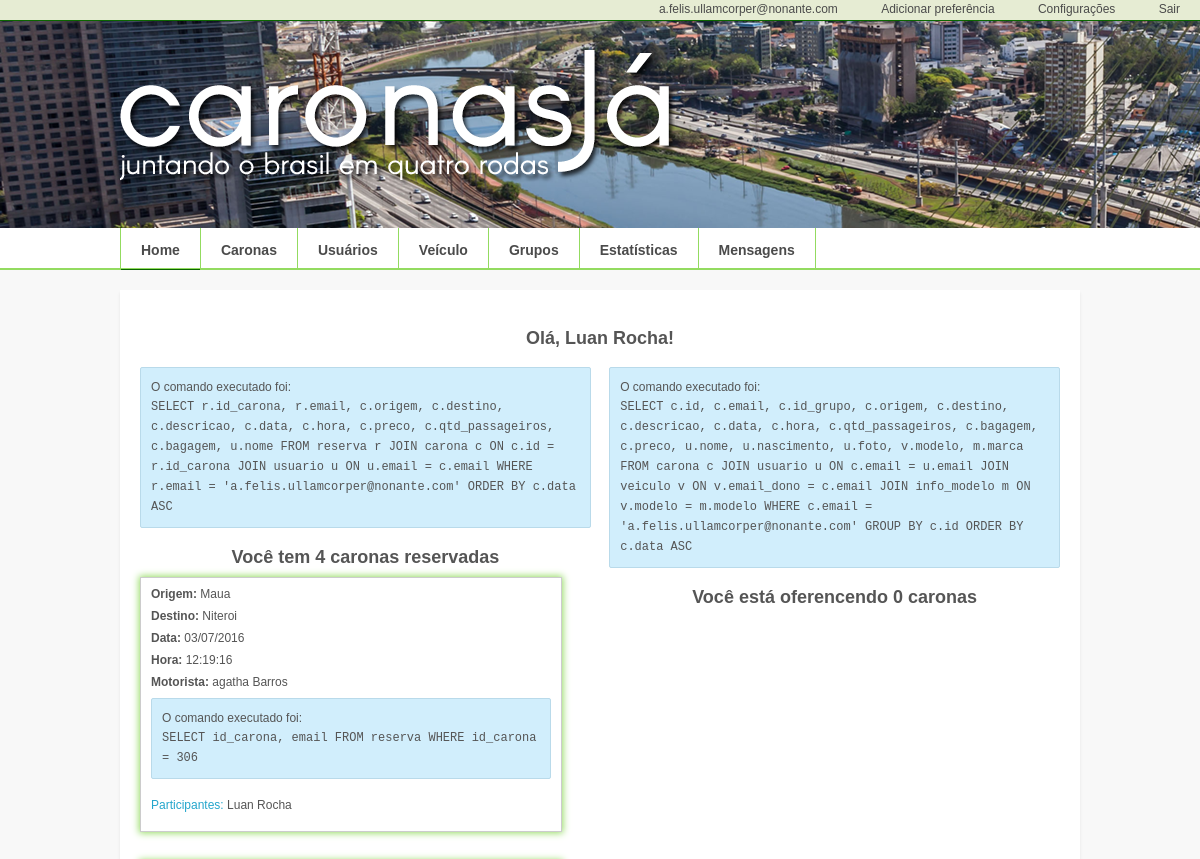
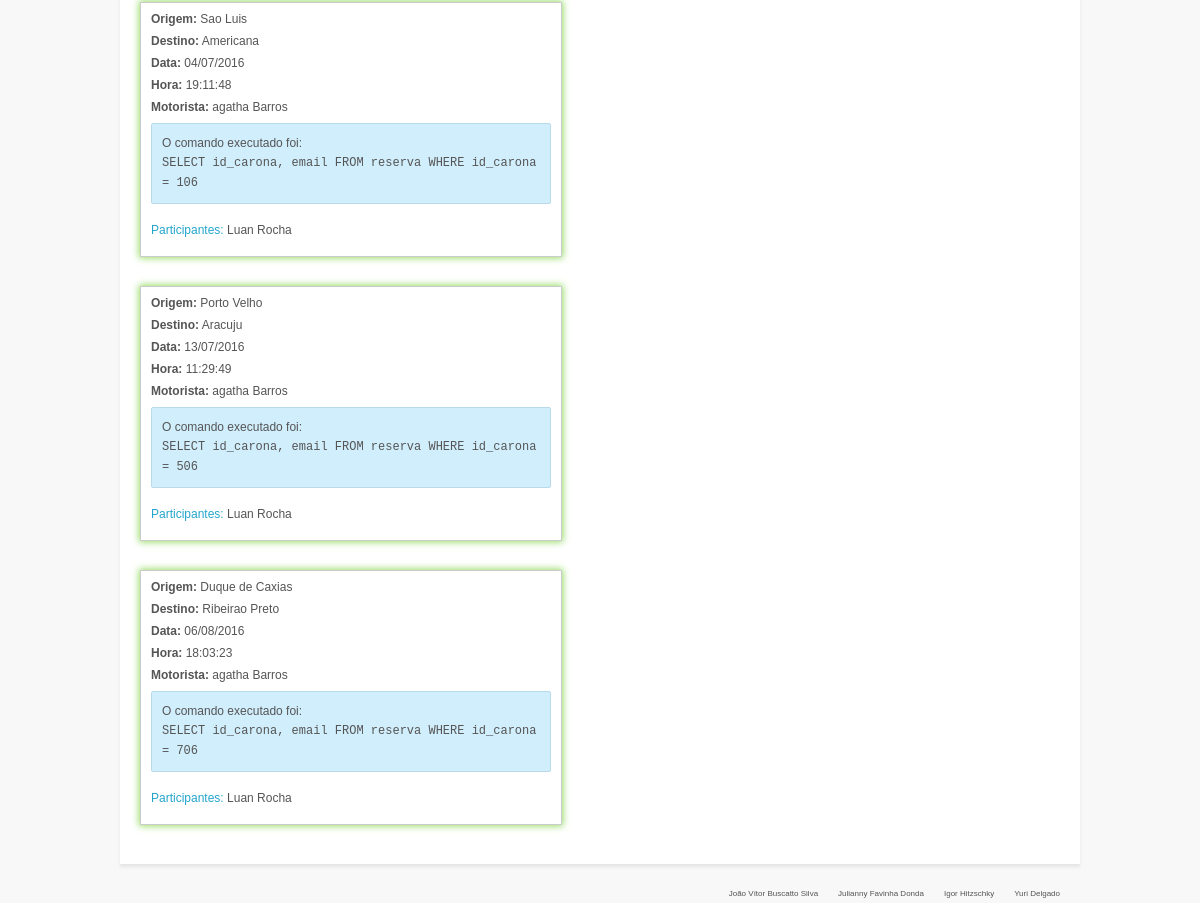
Page /Home (signed in) on the committed database (2 pictures, top to bottom).
### tables this page shows
CREATE TABLE usuario (
	email			VARCHAR(100) NOT NULL,
	senha			CHAR(64) COMMENT "Senha criptografada em 64 bytes",
foto			VARCHAR(255) COMMENT "Caminho do arquivo da foto",
	nome			VARCHAR(50),
	genero			CHAR(1),
	nascimento		DATE,
	celular			VARCHAR(14),
	PRIMARY KEY 		(email)
);

CREATE TABLE reserva (
	email			VARCHAR(100) NOT NULL,
	id_carona		INT  NOT NULL,
	PRIMARY KEY		(email, id_carona),
	FOREIGN KEY		(email)
REFERENCES usuario (email)  ON DELETE CASCADE ON UPDATE CASCADE,
	FOREIGN KEY (id_carona)
REFERENCES carona (id)  ON DELETE CASCADE ON UPDATE CASCADE
);

CREATE TABLE carona (
	id			INT NOT NULL  AUTO_INCREMENT,
	email			VARCHAR(100) NOT NULL,
	id_grupo			INT,
	origem			VARCHAR(50) NOT NULL,
	destino			VARCHAR(50) NOT NULL,
	descricao		TEXT,
	data			DATE NOT NULL,
	hora			TIME NOT NULL,
	qtd_passageiros		INT NOT NULL,
	bagagem			CHAR(1) COMMENT "Pequena, Média ou Grande",
	preco			FLOAT(5,2),
	PRIMARY KEY		(id, email),
	FOREIGN KEY		(email)
REFERENCES usuario (email)  ON DELETE CASCADE ON UPDATE CASCADE,
	FOREIGN KEY		(id_grupo)
REFERENCES	grupo (id)  ON DELETE CASCADE ON UPDATE CASCADE
);

### protected/libs/DBOp.php (called while the page is built, shortened)
<?php
	class DBOp extends SiteHandler {
		public $con;
		private function connect($host, $user, $pass, $db) {
			try {
				$this->con = new mysqli($host, $user, $pass, $db);
			} catch (Exception $e ) {
				parent::getAlert('Falha na conexao. Verfique se os dados estao corretos.');
			}
		}
		public function checkConnection() {
			if($this->con->ping()) {
				return true;
			} else {
				return false;
			}
		}
	}
?>

### protected/classes/Usuario.php (called while the page is built, shortened)
<?php
	class Usuario extends DBOp {
		public static function tableName() {
			return 'usuario';
		}
		public static function getFields() {
			return 'u.email, u.nome, u.genero, u.nascimento, u.foto, u.celular';
		}
		public function findByEmail($email){
			if (parent::checkConnection()) {
				$query = "SELECT ".self::getFields()." FROM ".self::tableName()." u WHERE email = ?";
				if($stmt = $this->con->prepare($query)) {
					$stmt->bind_param('s', $email);
					$stmt->execute();
					$stmt->store_result();
					$stmt->bind_result($email, $nome, $genero, $nascimento, $foto, $celular);
					$rows = array();
					if($stmt->num_rows == 1) {
						while($row = $stmt->fetch()) {
							$rows = array(
								'email' => $email,
								'nome' => $nome,
								'genero' => $genero,
								'nascimento' => $nascimento,
								'foto' => $foto,
								'celular' => $celular
								);
						}
						return $rows;
					} else {
						$this->rows = 0;
						return $rows;
					}
				} else {
					return false;
				}
			} else {
				parent::getMsg('error', 'Não existe uma conexão com o banco. Inicialize uma antes de realizar essa operação.');
				return false;
			}
		}
	}
?>

### protected/classes/Reserva.php (called while the page is built, shortened)
<?php
	class Reserva extends DBOp {
		public static $query;
		public static function tableName() {
			return 'reserva';
		}
		public function findById($id_carona) {
			if(parent::checkConnection()) {
				$query = "SELECT id_carona, email FROM ".self::tableName(). " WHERE id_carona = ?";
				self::$query = "SELECT id_carona, email FROM ".self::tableName()." WHERE id_carona = $id_carona";
				if($stmt = $this->con->prepare($query)) {
					$stmt->bind_param('i', $id_carona);
					$stmt->execute();
					$stmt->store_result();
					$stmt->bind_result($id, $email);
					$rows = array();
					if($stmt->num_rows >= 1) {
						while($row = $stmt->fetch()) {
							$rows[] = array(
								'id' => $id,
								'email_passageiro' => $email
								);
						}
						return $rows;
					} else {
						$this->rows = 0;
						return $rows;
					}
				} else {
					return false;
				}
			} else {
				parent::getMsg('error', 'Não existe uma conexão com o banco. Inicialize uma antes de realizar essa operação.');
				return false;
			}
		}
		public function findByEmail($email_passageiro) {
			if(parent::checkConnection()) {
				$query = "SELECT r.id_carona, r.email, c.origem, c.destino, c.descricao, c.data, c.hora, c.preco, c.qtd_passageiros, c.bagagem, u.nome FROM ".self::tableName(). " r JOIN carona c ON c.id = r.id_carona JOIN usuario u ON u.email = c.email WHERE r.email = ? ORDER BY c.data ASC";
				self::$query = "SELECT r.id_carona, r.email, c.origem, c.destino, c.descricao, c.data, c.hora, c.preco, c.qtd_passageiros, c.bagagem, u.nome FROM ".self::tableName()." r JOIN carona c ON c.id = r.id_carona JOIN usuario u ON u.email = c.email WHERE r.email = '$email_passageiro' ORDER BY c.data ASC";
				if($stmt = $this->con->prepare($query)) {
					$stmt->bind_param('s', $email_passageiro);
					$stmt->execute();
					$stmt->store_result();
					$stmt->bind_result($id, $email, $origem, $destino, $descricao, $data, $hora, $preco, $qtd_passageiros, $bagagem, $motorista);
					$rows = array();
					if($stmt->num_rows >= 1) {
						$this->rows = $stmt->num_rows;
						while($row = $stmt->fetch()) {
							$rows[] = array(
								'id' => $id,
								'email_passageiro' => $email,
								'origem' => $origem,
								'destino' => $destino,
								'descricao' => $descricao,
								'data' => $data,
								'hora' => $hora,
								'preco' => $preco,
								'qtd_passageiros' => $qtd_passageiros,
								'bagagem' => $bagagem,
								'motorista' => $motorista
								);
						}
						return $rows;
					} else {
						$this->rows = 0;
						return $rows;
					}
				} else {
					echo self::$query;
					return false;
				}
			} else {
				parent::getMsg('error', 'Não existe uma conexão com o banco. Inicialize uma antes de realizar essa operação.');
				return false;
			}
		}
	}
?>

### protected/classes/Carona.php (called while the page is built, shortened)
<?php
	class Carona extends DBOp {
		public static function tableName() {
			return 'carona';
		}
		public static function getFields() {
			return "c.id, c.email, c.id_grupo, c.origem, c.destino, c.descricao, c.data, c.hora, c.qtd_passageiros, c.bagagem, c.preco, u.nome, u.nascimento, u.foto, v.modelo, m.marca";
		}
		public function findByEmail($email_motorista) {
			if(parent::checkConnection()) {
				$query = "SELECT ".self::getFields()." FROM ".self::tableName(). " c JOIN usuario u ON c.email = u.email JOIN veiculo v ON v.email_dono = c.email JOIN info_modelo m ON v.modelo = m.modelo WHERE c.email = ? GROUP BY c.id ORDER BY c.data ASC";
				if($stmt = $this->con->prepare($query)) {
					$stmt->bind_param('s', $email_motorista);
					$stmt->execute();
					$stmt->store_result();
					$stmt->bind_result($id, $email, $id_grupo, $origem, $destino, $descricao, $data, $hora, $qtd_passageiros, $bagagem, $preco, $nome, $nascimento, $foto, $modelo, $marca);
					$rows = array();
					if($stmt->num_rows >= 1) {
						$this->rows = $stmt->num_rows;
						while($row = $stmt->fetch()) {
							$rows[] = array(
								'id' => $id,
								'email_dono' => $email,
								'id_grupo' => $id_grupo,
								'origem' => $origem,
								'destino' => $destino,
								'descricao' => $descricao,
								'data' => $data,
								'hora' => $hora,
								'qtd_passageiros' => $qtd_passageiros,
								'bagagem' => $bagagem,
								'preco' => $preco,
								'nome' => $nome,
								'nascimento' => $nascimento,
								'foto' => $foto,
								'modelo' => $modelo,
								'marca' => $marca,
								);
						}
						return $rows;
					} else {
						$this->rows = 0;
						return $rows;
					}
				} else {
					return false;
				}
			} else {
				parent::getMsg('error', 'Não existe uma conexão com o banco. Inicialize uma antes de realizar essa operação.');
				return false;
			}
		}
	}
?>

### app/pages/home.php (the view, shortened to what this page needs)
<?php
$usuario = new Usuario;
$listaUsuario = $usuario->findByEmail($_SESSION['email']);
$reserva = new Reserva;
$listaRes = $reserva->findByEmail($_SESSION['email']);
$carona = new Carona;
?>
<br>
<div>
<h2>Olá, <?= $listaUsuario['nome'] ?>!</h2>
<br>
</div>
<div class="lefloat">
	<?php 	SiteHandler::getQueryAlert(Reserva::$query); ?>
	<h2>Você tem <?= $reserva->rows ?> caronas reservadas</h2>
	<div class = "search-results lefloat">
		<?php
		foreach($listaRes as $itemRes) {
		$participantes = $reserva->findByID($itemRes['id'])
		?>
		<div class = "card">
		<p><strong>Origem:</strong> <?= $itemRes['origem'] ?></p>
		<p><strong>Destino:</strong> <?= $itemRes['destino'] ?></p>
		<p><strong>Data:</strong> <?= SiteHandler::formatData($itemRes['data']) ?></p>
		<p><strong>Hora:</strong> <?= $itemRes['hora'] ?></p>
		<p><strong>Motorista:</strong> <?= $itemRes['motorista'] ?></p>
		<p> <a href="<?= PATH_HREF ?>listaUsuarios/carona=<?= $itemRes['id'] ?>">Participantes:</a>
		<?php
		for($i = 0; $i < (count($participantes) - 1); ++$i) { ?>
			<?= $usuario->findByEmail($participantes[$i]['email_passageiro'])['nome'] ?>,
		<?php } ?>
		<?= $usuario->findByEmail($participantes[$i]['email_passageiro'])['nome'] ?> </p>
		</div>
		<br>
	<?php
	}
	?>
	</div>
</div>
<div class="rifloat">
	<h2>Você está oferencendo <?= $carona->rows ?> caronas</h2>
</div>

### protected/classes/SiteHandler.php (shortened to what this page needs)
<?php
	class SiteHandler {
		public static function getAlert($message, $type='error') {
			switch($type) {
				case 'advise':
					echo '<div class="alert adviseMsg">'.$message.'</div>';
					break;
			}
		}
		public static function getQueryAlert($query) {
			self::getAlert("O comando executado foi:<br> <span class=\"query\">".$query . "</span>", 'advise');
		}
		public static function formatData($data) {
			return date("d/m/Y", strtotime($data));
		}
	}
?>

### app/css/style.css (style rules this page uses)
* { margin: 0; padding: 0; border: none; outline: none; }
html { height: 101%; }
body { font-family: "Lucida Sans", "Lucida Grande", Helvetica, Arial, sans-serif; color: #555; font-size: 12px; background: #F8F8F8; line-height: 19px; }
body a { color: #24A6CC; text-decoration: none; }
body p { margin-bottom: 10px; }
.alert { padding: 10px; border-radius: 2px; margin-bottom: 20px; box-sizing: border-box; }
.adviseMsg { float: left; width: 100%; background: #d1eefc; border: 1px solid #b9daea; }
.query { font-family: "Courier New"; }
.lefloat { float: left; width: 49%; }
.rifloat { float: right; width: 49%; }
.search-results { padding: 0px; margin : 0; }
.card { width:400px; border: 1px solid #CCC; padding:10px 10px 10px 10px; margin-top:10px; box-shadow: 0 0 7px 1px #93DB60; }
.card p { line-height:12px; }
h2 { text-align:center; }

### rows in the picture
usuario: nome "Luan Rocha"
reserva: carona.origem "Maua", carona.destino "Niteroi", carona.data "03/07/2016", carona.hora "12:19:16", usuario.nome "agatha Barros", message "O comando executado foi: SELECT id_carona, email FROM reserva WHERE id_carona = 306", findByEmail "Luan Rocha"
reserva: carona.origem "Sao Luis", carona.destino "Americana", carona.data "04/07/2016", carona.hora "19:11:48", usuario.nome "agatha Barros", message "O comando executado foi: SELECT id_carona, email FROM reserva WHERE id_carona = 106", findByEmail "Luan Rocha"
reserva: carona.origem "Porto Velho", carona.destino "Aracuju", carona.data "13/07/2016", carona.hora "11:29:49", usuario.nome "agatha Barros", message "O comando executado foi: SELECT id_carona, email FROM reserva WHERE id_carona = 506", findByEmail "Luan Rocha"
reserva: carona.origem "Duque de Caxias", carona.destino "Ribeirao Preto", carona.data "06/08/2016", carona.hora "18:03:23", usuario.nome "agatha Barros", message "O comando executado foi: SELECT id_carona, email FROM reserva WHERE id_carona = 706", findByEmail "Luan Rocha"

### other values in the picture
$_SESSION['email'] "a.felis.ullamcorper@nonante.com"
$reserva->rows "4"
$carona->rows "0"
